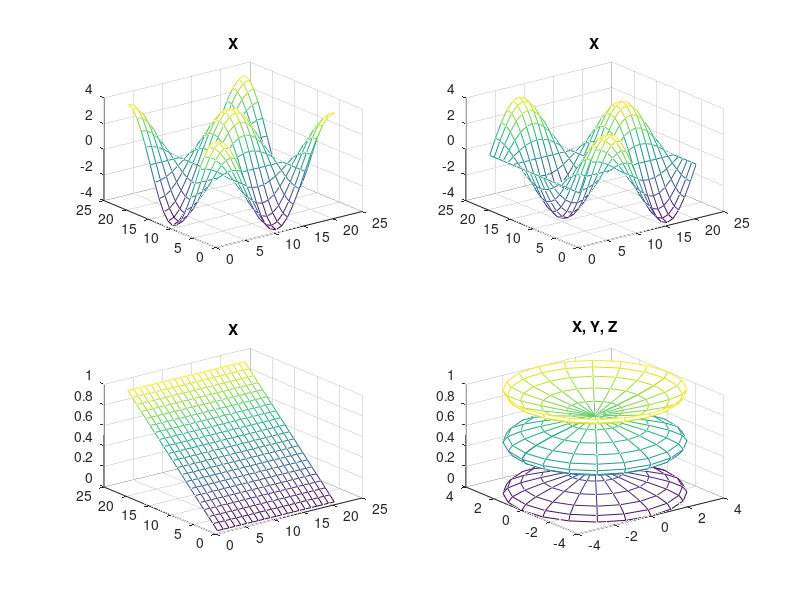

The MATLAB script that drew this image:
t = 0:pi/10:2*pi;
[X, Y, Z] = cylinder(4*cos(t));
subplot(2, 2, 1);   mesh(X);    title('X');
subplot(2, 2, 2);   mesh(Y);    title('X');
subplot(2, 2, 3);   mesh(Z);    title('X');
subplot(2, 2, 4);   mesh(X, Y, Z);    title('X, Y, Z');